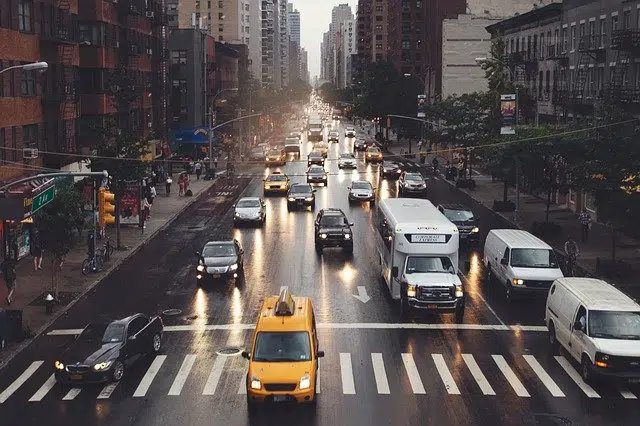
#> input picture imagen taller 4/image.png, 640 x 426 px, found by its file name
$ python TALLER4.py
#> lines starting #> are read from the running program, lines starting #| are printed output that depends on the picture
import cv2
import numpy as np

# 1. Cargar la imagen previa
ruta_imagen = '/workspaces/IA-2/imagen taller 4/image.png'
imagen = cv2.imread(ruta_imagen)
#> imagen is the input picture: shape (426, 640, 3); mean B, G, R 80.2, 80.5, 88

if imagen is None:
    print(f"Error: No se pudo cargar la imagen en {ruta_imagen}")
else:
    # Generar ruido sintético de "Sal y Pimienta" sobre la imagen para la prueba
    ruidosa = imagen.copy()
    num_ruido = 5000

    # Agregar sal (puntos blancos)
    coords_sal = [np.random.randint(0, i - 1, num_ruido) for i in imagen.shape[:2]]
    ruidosa[tuple(coords_sal)] = 255

    # Agregar pimienta (puntos negros)
    coords_pimienta = [np.random.randint(0, i - 1, num_ruido) for i in imagen.shape[:2]]
    ruidosa[tuple(coords_pimienta)] = 0
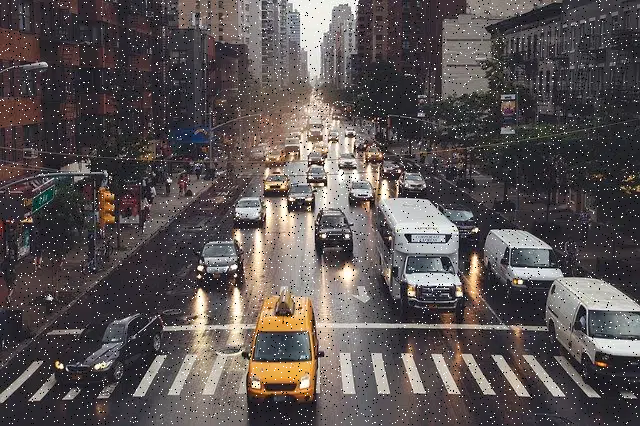
#> ruidosa: shape (426, 640, 3); mean B, G, R 81.9, 82.2, 89.4

    # 2. Aplicar los tres filtros con un Kernel de 7x7
    ksize = 7
    blur_media = cv2.blur(ruidosa, (ksize, ksize))
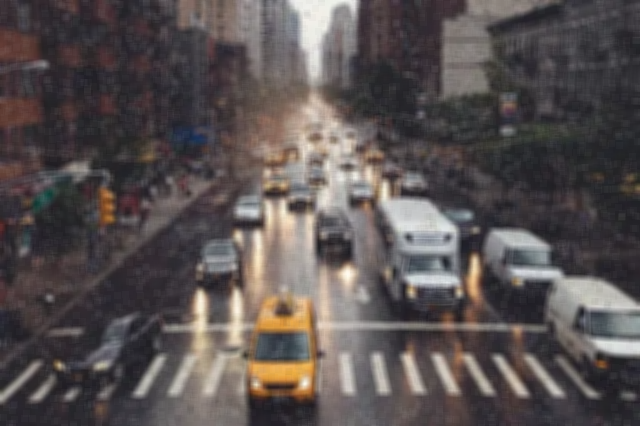
#> blur_media: shape (426, 640, 3); mean B, G, R 81.9, 82.2, 89.4
    blur_gauss = cv2.GaussianBlur(ruidosa, (ksize, ksize), 0)
    blur_mediana = cv2.medianBlur(ruidosa, ksize)
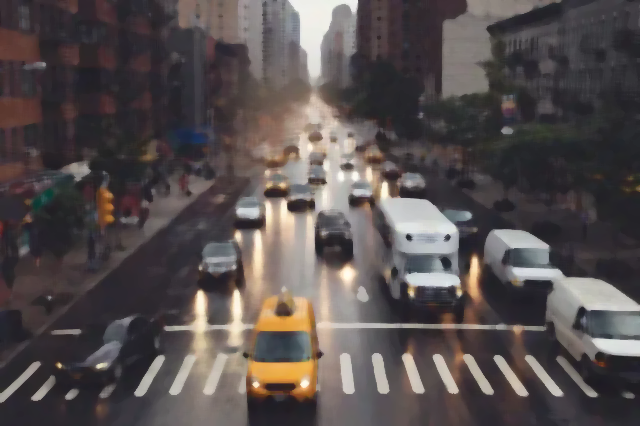
#> blur_mediana: shape (426, 640, 3); mean B, G, R 79.1, 79.3, 86.8

    # 3. Guardar las imágenes procesadas en la carpeta del proyecto
    # 3. Guardar las imágenes procesadas en la carpeta del proyecto
    cv2.imwrite('/workspaces/IA-2/taller4_1_ruidosa.png', ruidosa)
    cv2.imwrite('/workspaces/IA-2/taller4_2_media.png', blur_media)
    cv2.imwrite('/workspaces/IA-2/taller4_3_gaussiano.png', blur_gauss)
    cv2.imwrite('/workspaces/IA-2/taller4_4_mediana.png', blur_mediana)

    print("¡Procesamiento exitoso del Taller 4!")
    print("Se han generado las imágenes:")
    print(" - taller4_1_ruidosa.png")
    print(" - taller4_2_media.png")
    print(" - taller4_3_gaussiano.png")
    print(" - taller4_4_mediana.png")

$ run again, with imagen taller 3/image.png copied over imagen taller 4/image.png
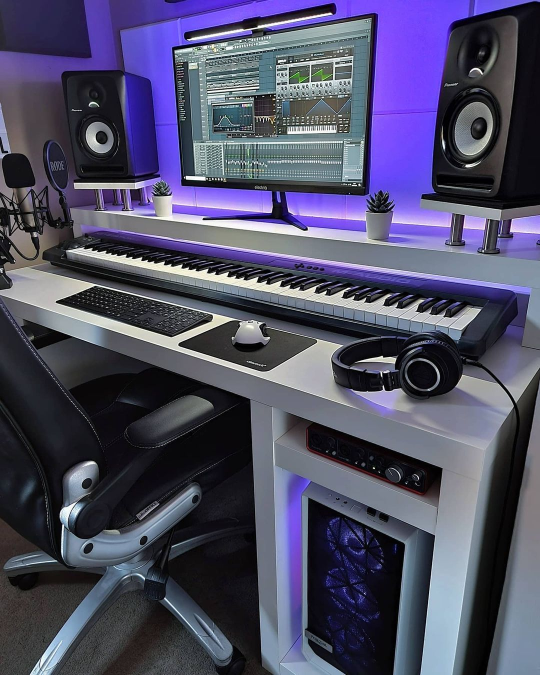
#> input picture imagen taller 3/image.png, 1080 x 1350 px, found by its file name (shown at 1/2 size)
#> imagen is the input picture: shape (1350, 1080, 3); mean B, G, R 102.7, 77.5, 78.7
#> `ruidosa[tuple(coords_pimienta)] = 0`:
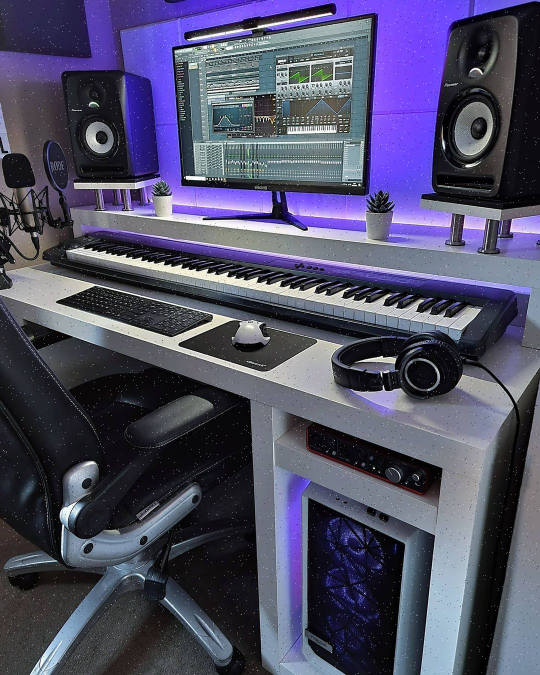
#> ruidosa: shape (1350, 1080, 3) (shown at 1/2 size); mean B, G, R 102.9, 77.9, 79.1
#> `blur_media = cv2.blur(ruidosa, (ksize, ksize))`:
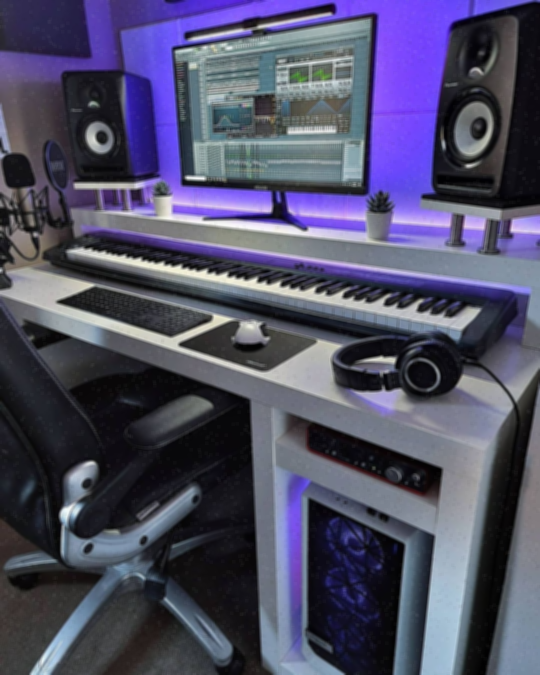
#> blur_media: shape (1350, 1080, 3) (shown at 1/2 size); mean B, G, R 102.9, 77.9, 79.1
